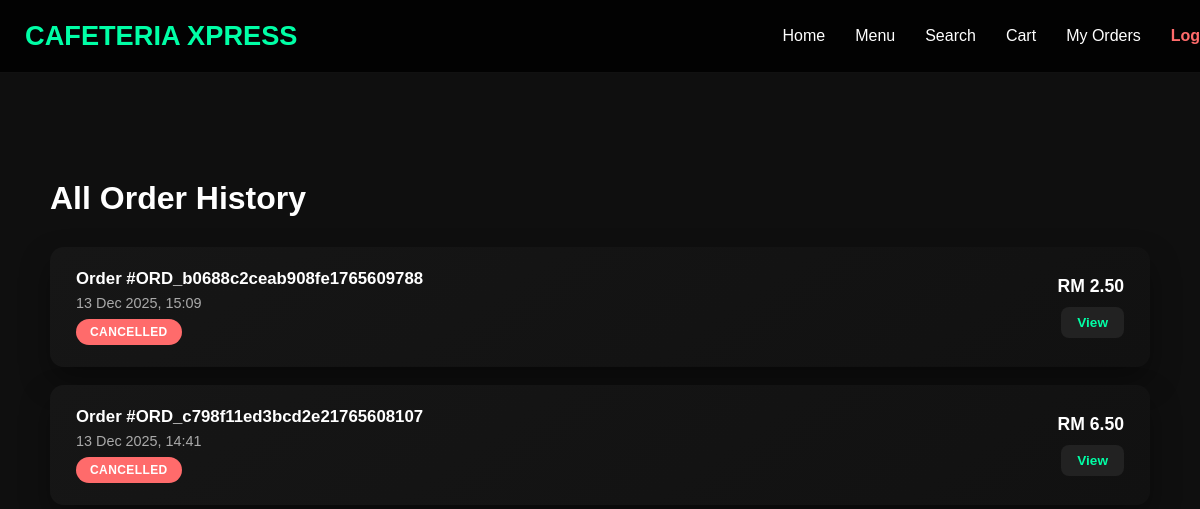
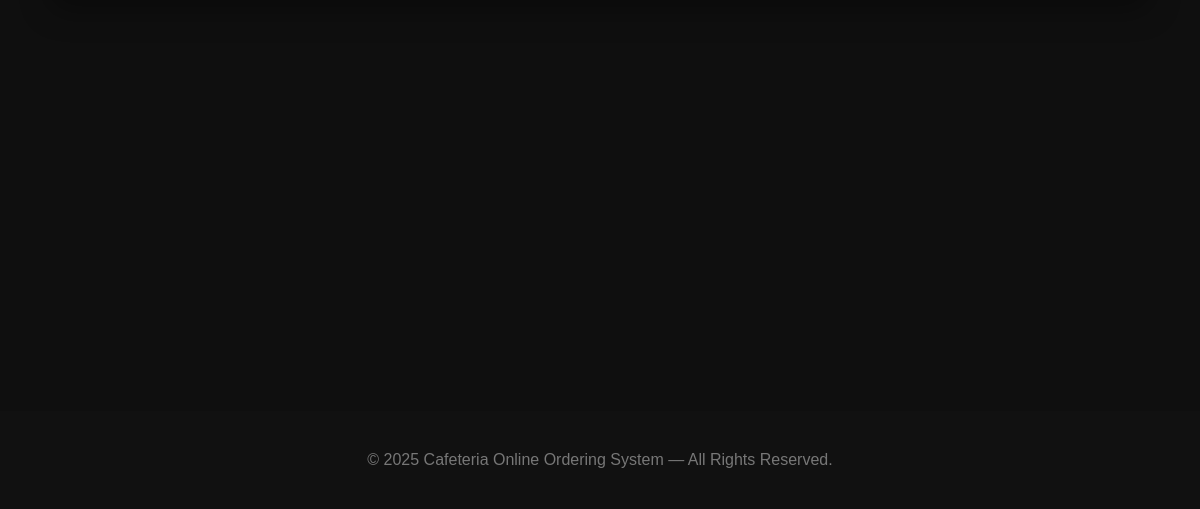
Before: /all_history.php (signed in) with the older database file (2 pictures, top to bottom).
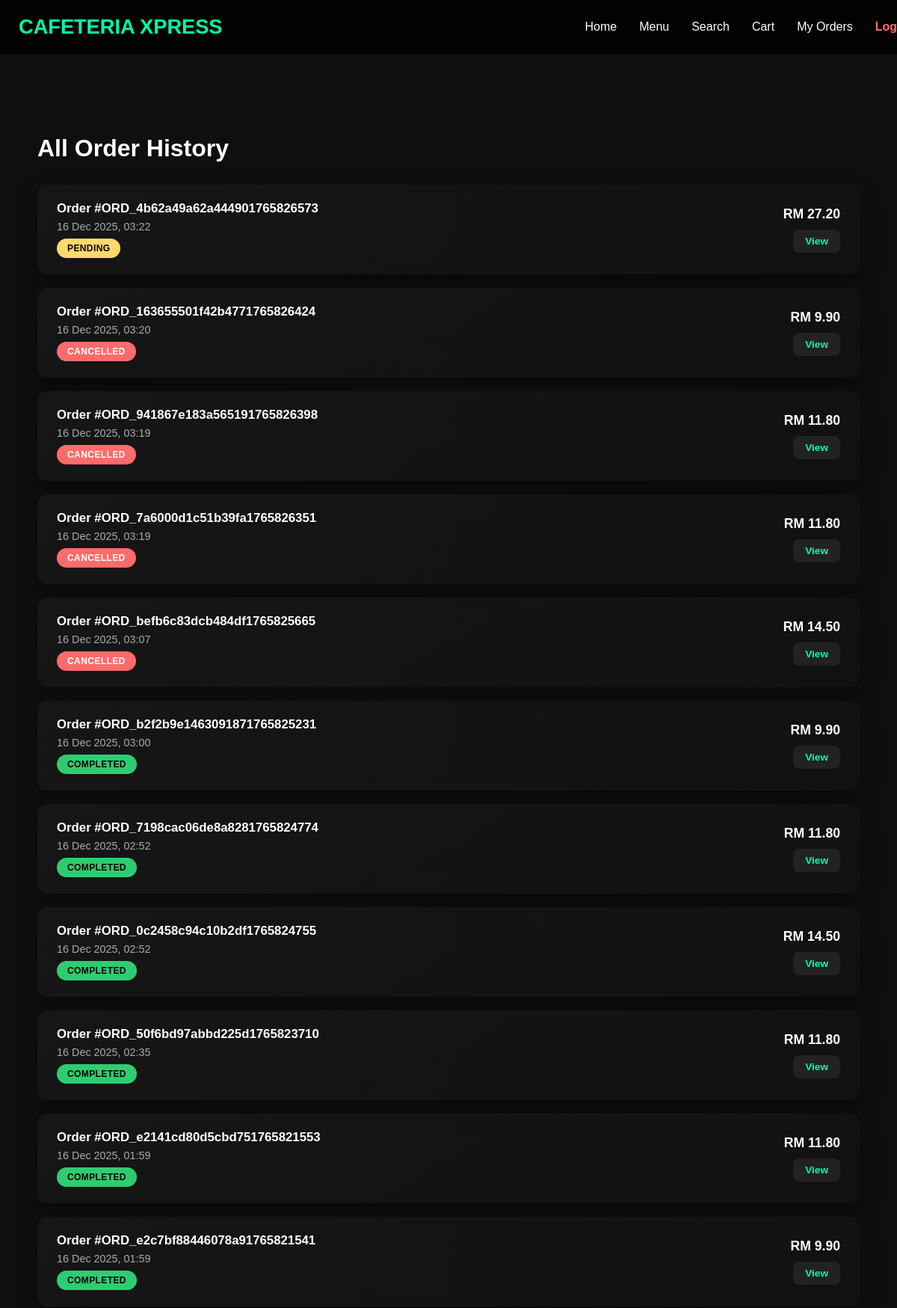
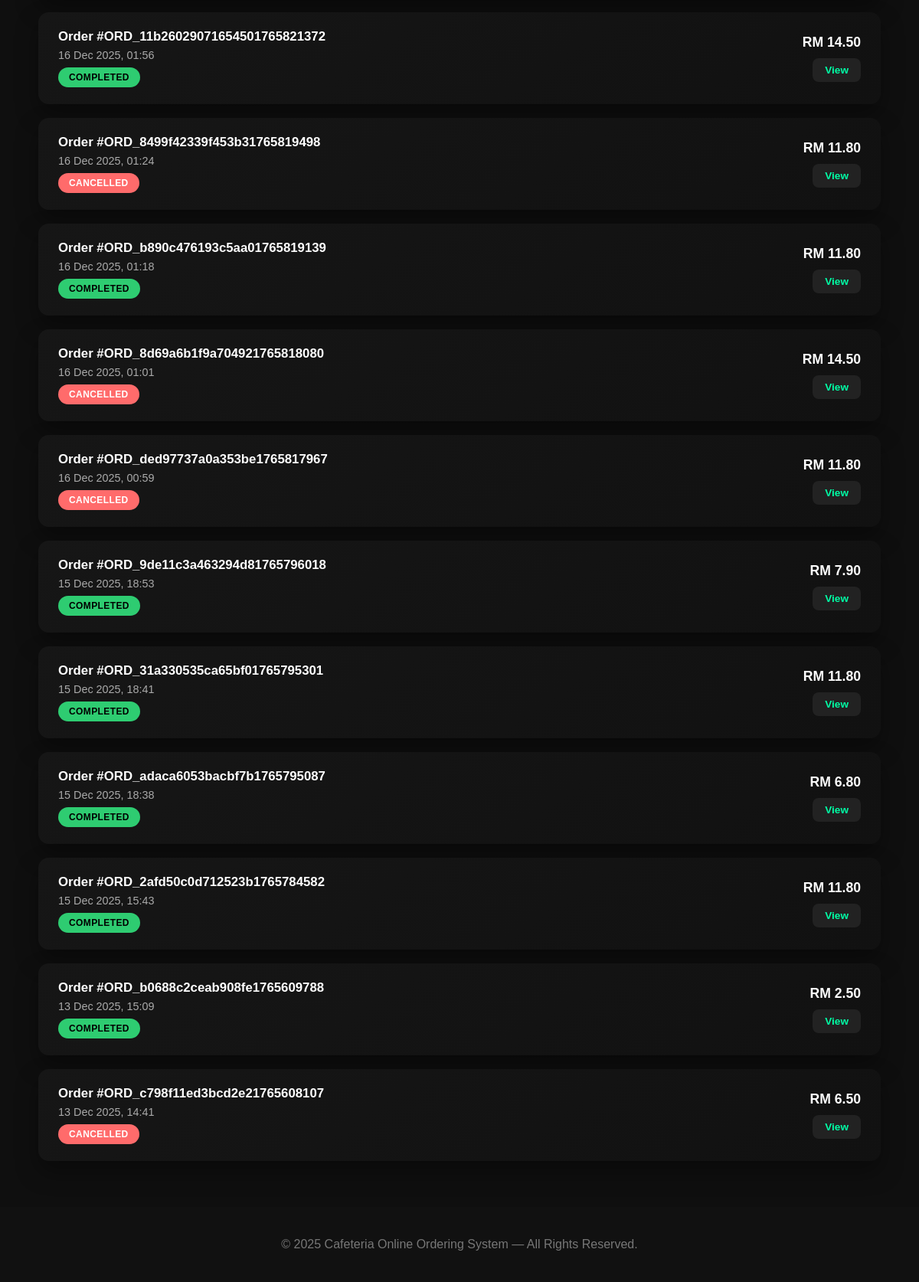
After: the same page with the newer database file (2 pictures, top to bottom).
### tables this page shows
CREATE TABLE `order` (
  `OrderID` char(36) NOT NULL,
  `CustomerID` char(36) NOT NULL,
  `StaffID` char(36) DEFAULT NULL,
  `order_date` datetime NOT NULL DEFAULT current_timestamp(),
  `total_amount` decimal(10,2) NOT NULL,
  `status` enum('PENDING','CANCELLED','ACCEPTED','PREPARING','DELIVERING','COMPLETED','READY_TO_PICKUP') NOT NULL DEFAULT 'PENDING'
);

### all_history.php (the view, shortened to what this page needs)
<?php
include 'config.php';
$customerID = $_SESSION["CustomerID"];
$stmt = $conn->prepare("
    SELECT OrderID, order_date, total_amount, status
    FROM `order`
    WHERE CustomerID = ?
    ORDER BY order_date DESC
");
$stmt->bind_param("s", $customerID);
$stmt->execute();
$result = $stmt->get_result();
?>
<?php include 'header.php'; ?>
<div class="page-content">
<div class="container">
<div class="all-history-wrap">
    <div class="all-history-title">All Order History</div>
    <?php while ($row = $result->fetch_assoc()): ?>
        <div class="history-card">
            <div class="history-info">
                <h4>Order #<?= htmlspecialchars($row['OrderID']) ?></h4>
                <p><?= date("d M Y, H:i", strtotime($row['order_date'])) ?></p>
                <span class="history-status status-<?= strtolower($row['status']) ?>">
                    <?= strtoupper($row['status']) ?>
                </span>
            </div>
            <div class="history-actions">
                <div class="history-total">
                    RM <?= number_format($row['total_amount'], 2) ?>
                </div>
                <a class="history-btn"
                   href="order_history.php?order_id=<?= urlencode($row['OrderID']) ?>">
                    View
                </a>
            </div>
        </div>
    <?php endwhile; ?>
</div>
</div>
</div>
<?php include 'footer.php'; ?>

### header.php (shortened to what this page needs)
<!DOCTYPE html>
<html lang="en">
<head>
</head>
<body>
<nav>
    <a class="logo" href="index.php">CAFETERIA XPRESS</a>
    <ul>
        <li><a href="index.php">Home</a></li>
        <li><a href="menu.php">Menu</a></li>
        <li><a href="menu_search.php">Search</a></li>
        <?php if (isset($_SESSION["CustomerID"])): ?>
            <li>
                <a href="cart.php" class="cart-link">
                    Cart
                </a>
            </li>
        <?php endif; ?>
        <li><a href="my_orders.php">My Orders</a></li>
            <?php if (isset($_SESSION["CustomerID"])): ?>
            <li>
                <a href="logout.php" style="color:#ff6b6b;font-weight:600;">
                    Logout
                </a>
            </li>
        <?php endif; ?>
    </ul>
</nav>
<div class="page-wrapper" style="padding-top: 120px;">

### footer.php
</div>
<footer class="site-footer">
    © 2025 Cafeteria Online Ordering System — All Rights Reserved.
</footer>
</body>
</html>

### header.php (style rules this page uses)
body { margin: 0; font-family: "Poppins", sans-serif; background-color: #0f0f0f; color: #fff; }
nav { display: flex; justify-content: space-between; align-items: center; padding: 20px 25px; background: rgba(0, 0, 0, 0.85); position: fixed; width: 100%; top: 0; z-index: 10; backdrop-filter: blur(10px); border-bottom: 1px solid #111; }
nav .logo { font-size: 1.7rem; font-weight: 700; color: #00ffa6; text-decoration: none; }
nav ul { list-style: none; display: flex; gap: 30px; margin: 0; align-items: center; }
nav ul li a { color: #fff; text-decoration: none; font-size: 1rem; transition: .3s; }
.cart-link { position: relative; }
.page-wrapper { min-height: 100vh; display: flex; flex-direction: column; }
.page-content { flex: 1; }
.site-footer { background: #111; padding: 40px; text-align: center; color: #777; margin-top: auto; }

### all_history.php (style rules this page uses)
.all-history-wrap { max-width: 1100px; margin: 60px auto; padding: 0 20px; }
.all-history-title { font-size: 2rem; font-weight: 700; margin-bottom: 30px; }
.history-card { background: linear-gradient(145deg, #161616, #111); border-radius: 14px; padding: 22px 26px; margin-bottom: 18px; display: flex; justify-content: space-between; align-items: center; box-shadow: 0 14px 30px rgba(0,0,0,.35); transition: .25s; }
.history-info h4 { margin: 0 0 6px; font-size: 1.05rem; }
.history-info p { margin: 2px 0; color: #aaa; font-size: .9rem; }
.history-status { display: inline-block; margin-top: 6px; padding: 6px 14px; border-radius: 20px; font-size: .75rem; font-weight: 800; letter-spacing: .4px; }
.status-pending { background:#ffd86b; color:#000; }
.status-completed { background:#2ecc71; color:#000; }
.status-cancelled { background:#ff6b6b; color:#fff; }
.history-actions { text-align: right; }
.history-total { font-size: 1.1rem; font-weight: 700; margin-bottom: 10px; }
.history-btn { display: inline-block; padding: 8px 16px; border-radius: 8px; font-weight: 700; font-size: .85rem; text-decoration: none; background: #222; color: #00ffa6; transition: .2s; }

Changed rows visible on the page:
added order: OrderID "ORD_4b62a49a62a444901765826573", order_date "16 Dec 2025, 03:22", status "PENDING", total_amount "27.20"
added order: OrderID "ORD_163655501f42b4771765826424", order_date "16 Dec 2025, 03:20", status "CANCELLED", total_amount "9.90"
added order: OrderID "ORD_941867e183a565191765826398", order_date "16 Dec 2025, 03:19", status "CANCELLED", total_amount "11.80"
added order: OrderID "ORD_7a6000d1c51b39fa1765826351", order_date "16 Dec 2025, 03:19", status "CANCELLED", total_amount "11.80"
added order: OrderID "ORD_befb6c83dcb484df1765825665", order_date "16 Dec 2025, 03:07", status "CANCELLED", total_amount "14.50"
added order: OrderID "ORD_b2f2b9e1463091871765825231", order_date "16 Dec 2025, 03:00", status "COMPLETED", total_amount "9.90"
added order: OrderID "ORD_7198cac06de8a8281765824774", order_date "16 Dec 2025, 02:52", status "COMPLETED", total_amount "11.80"
added order: OrderID "ORD_0c2458c94c10b2df1765824755", order_date "16 Dec 2025, 02:52", status "COMPLETED", total_amount "14.50"
added order: OrderID "ORD_50f6bd97abbd225d1765823710", order_date "16 Dec 2025, 02:35", status "COMPLETED", total_amount "11.80"
added order: OrderID "ORD_e2141cd80d5cbd751765821553", order_date "16 Dec 2025, 01:59", status "COMPLETED", total_amount "11.80"
added order: OrderID "ORD_e2c7bf88446078a91765821541", order_date "16 Dec 2025, 01:59", status "COMPLETED", total_amount "9.90"
added order: OrderID "ORD_11b26029071654501765821372", order_date "16 Dec 2025, 01:56", status "COMPLETED", total_amount "14.50"
added order: OrderID "ORD_8499f42339f453b31765819498", order_date "16 Dec 2025, 01:24", status "CANCELLED", total_amount "11.80"
added order: OrderID "ORD_b890c476193c5aa01765819139", order_date "16 Dec 2025, 01:18", status "COMPLETED", total_amount "11.80"
added order: OrderID "ORD_8d69a6b1f9a704921765818080", order_date "16 Dec 2025, 01:01", status "CANCELLED", total_amount "14.50"
added order: OrderID "ORD_ded97737a0a353be1765817967", order_date "16 Dec 2025, 00:59", status "CANCELLED", total_amount "11.80"
added order: OrderID "ORD_9de11c3a463294d81765796018", order_date "15 Dec 2025, 18:53", status "COMPLETED", total_amount "7.90"
added order: OrderID "ORD_31a330535ca65bf01765795301", order_date "15 Dec 2025, 18:41", status "COMPLETED", total_amount "11.80"
added order: OrderID "ORD_adaca6053bacbf7b1765795087", order_date "15 Dec 2025, 18:38", status "COMPLETED", total_amount "6.80"
added order: OrderID "ORD_2afd50c0d712523b1765784582", order_date "15 Dec 2025, 15:43", status "COMPLETED", total_amount "11.80"
changed order "ORD_b0688c2ceab908fe1765609788": status "CANCELLED" → "COMPLETED"
